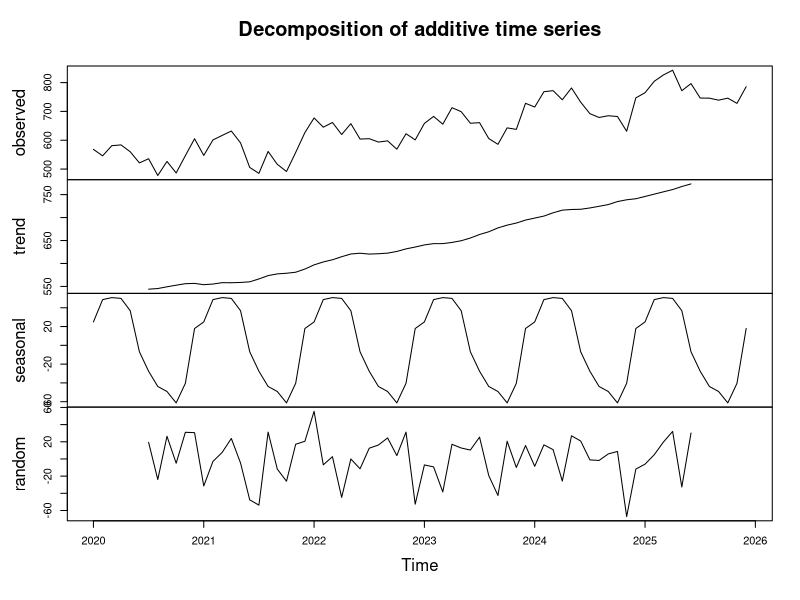
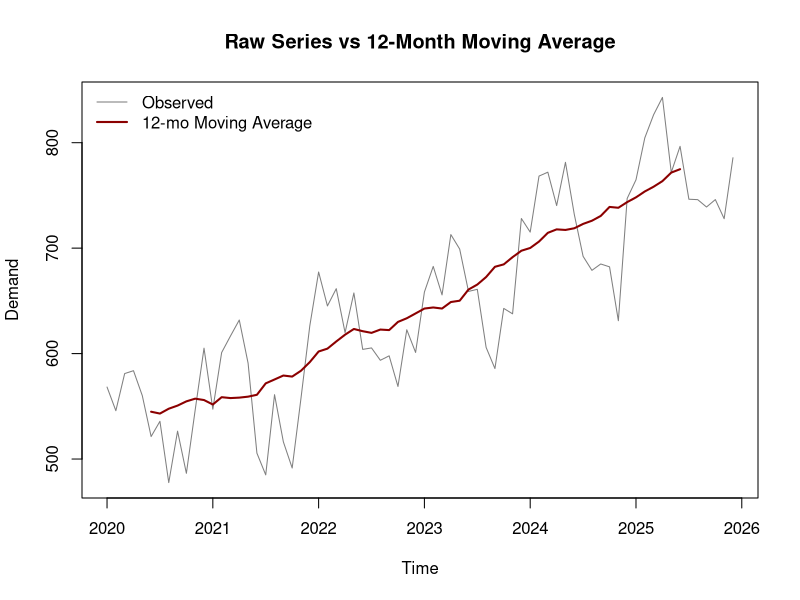
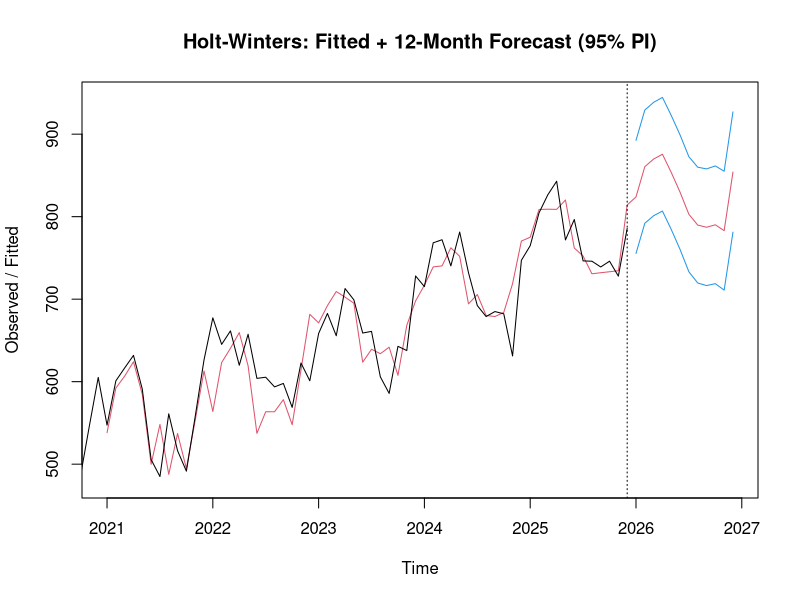
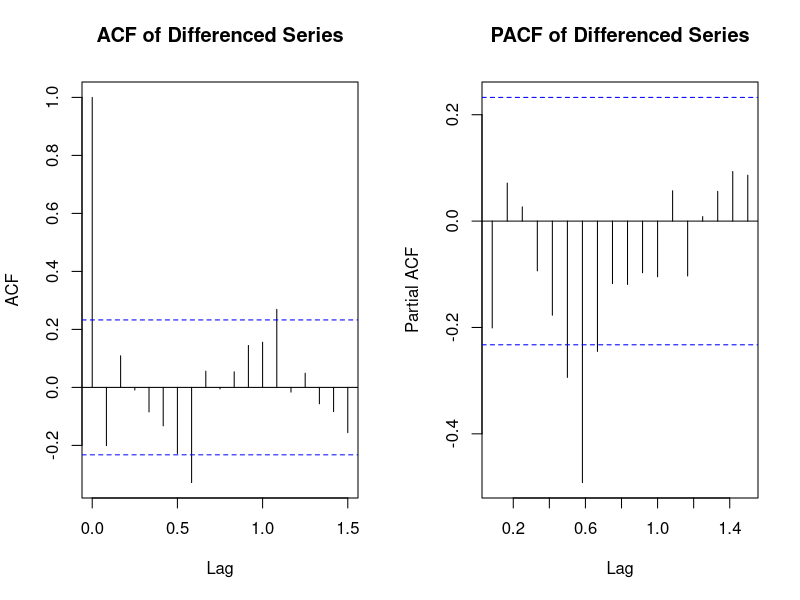
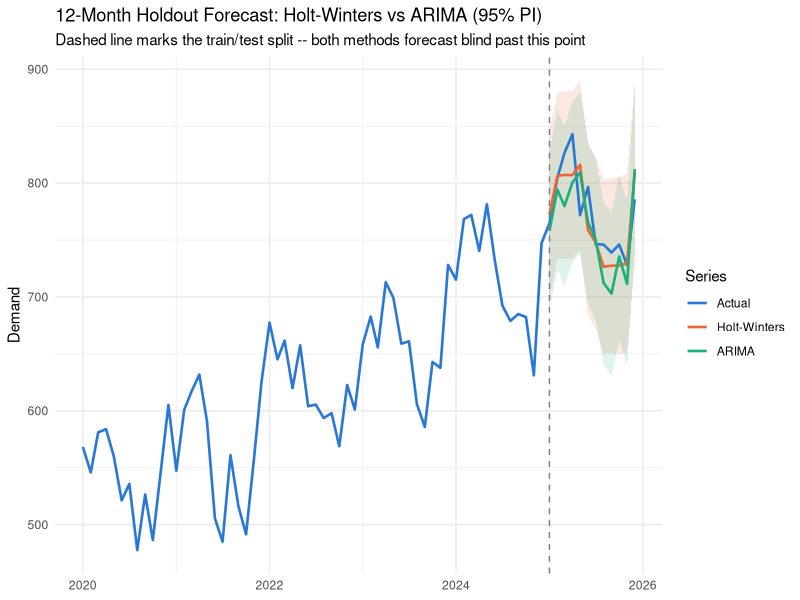

These figures' R source, in order:
# ==============================================================================
# R PROGRAMMING REFRESHER -- PART 6: TIME SERIES FORECASTING TOOLKIT
# ==============================================================================
# Continues the numbering from Part 5 (which ended at Section 47). A
# standalone toolkit -- not tied to the clinical/school/supermarket
# datasets -- covering base-R forecasting from the ground up: what a ts()
# object actually is, three progressively more capable forecasting methods
# (moving average, Holt-Winters exponential smoothing, ARIMA), and how to
# judge which one actually deserves to be trusted, via holdout accuracy
# rather than in-sample fit. Standalone/runnable via Rscript or source().
#
# Only non-base dependency: ggplot2 (already used throughout this repo).
# HoltWinters(), arima(), decompose(), acf()/pacf() all ship in base R's
# `stats` package -- no `forecast`/`fable` install required for any of this.
# ==============================================================================

library(ggplot2)

section <- function(num, title) {
  bar <- paste(rep("=", 78), collapse = "")
  cat("\n", bar, "\n", sep = "")
  cat(sprintf("%2s. %s\n", num, title))
  cat(bar, "\n", sep = "")
}

# ------------------------------------------------------------------------------
section(48, "TIME SERIES OBJECTS -- ts() AND ITS THREE COMPONENTS")
# ------------------------------------------------------------------------------
# A synthetic monthly series with all three classic ingredients: an upward
# TREND, a repeating 12-month SEASONAL pattern, and irreducible NOISE.
set.seed(42)
n_months <- 72   # 6 years of monthly data

t_index  <- 1:n_months
trend    <- 500 + 4 * t_index                 # gentle, steady growth
seasonal <- 60 * sin(2 * pi * t_index / 12)    # repeats every 12 months
noise    <- rnorm(n_months, mean = 0, sd = 25)

demand      <- trend + seasonal + noise
demand_ts   <- ts(demand, start = c(2020, 1), frequency = 12)
demand_dates <- seq(as.Date("2020-01-01"), by = "month", length.out = n_months)

cat("ts() bundles a plain numeric vector with a start time and a FREQUENCY\n")
cat("(observations per cycle -- 12 for monthly data with yearly seasonality).\n")
cat("That frequency is what every function below relies on to find seasonality.\n\n")
cat("First 2 years:\n")
print(window(demand_ts, end = c(2021, 12)))

# decompose() splits an observed series back into its trend/seasonal/random
# parts -- the reverse of how demand_ts was constructed above.
decomposed <- decompose(demand_ts)
plot(decomposed)

cat("\nCompare decomposed$seasonal / $trend against the `seasonal` / `trend`\n")
cat("vectors used to build demand_ts -- decompose() recovers them from the\n")
cat("observed series alone, with no knowledge of how it was generated.\n")

# ------------------------------------------------------------------------------
section(49, "MOVING AVERAGE & NAIVE BASELINES -- WHAT FANCIER METHODS MUST BEAT")
# ------------------------------------------------------------------------------
# A centered 12-month moving average smooths out both the seasonal wiggle and
# the noise, leaving essentially the trend alone.
ma_12 <- filter(demand_ts, filter = rep(1 / 12, 12), sides = 2)

plot(demand_ts, col = "gray50", ylab = "Demand", main = "Raw Series vs 12-Month Moving Average")
lines(ma_12, col = "darkred", lwd = 2)
legend("topleft", legend = c("Observed", "12-mo Moving Average"),
       col = c("gray50", "darkred"), lty = 1, lwd = c(1, 2), bty = "n")

cat("A moving average is descriptive, not predictive on its own -- it has no\n")
cat("value for a month that hasn't happened yet (see the NA gap at each end\n")
cat("of the red line above). It's shown here as a smoothing baseline, not a\n")
cat("forecasting method.\n\n")

# The two baselines every real forecasting method should beat:
#   naive:          forecast = last observed value, repeated
#   seasonal naive:  forecast = the value from exactly one cycle (12 months) ago
last_value    <- tail(demand_ts, 1)
seasonal_naive <- tail(demand_ts, 12)   # this year's 12 values, reused as next year's forecast

cat("Naive forecast (repeat the last value):        ", round(last_value, 1), "\n")
cat("Seasonal naive forecast for next Jan (last Jan):", round(seasonal_naive[1], 1), "\n")
cat("If a sophisticated model can't beat these two simple rules on holdout\n")
cat("data (Section 52), it isn't earning its complexity.\n")

# ------------------------------------------------------------------------------
section(50, "EXPONENTIAL SMOOTHING -- HoltWinters()")
# ------------------------------------------------------------------------------
# Holt-Winters generalizes a moving average into three smoothing weights,
# fit automatically by default: level (alpha), trend (beta), season (gamma).
hw_fit <- HoltWinters(demand_ts)

cat("Fitted smoothing parameters (0 = trust history, 1 = trust only the\n")
cat("newest observation):\n")
cat(sprintf("  alpha (level):  %.3f\n", hw_fit$alpha))
cat(sprintf("  beta  (trend):  %.3f\n", hw_fit$beta))
cat(sprintf("  gamma (season): %.3f\n\n", hw_fit$gamma))

hw_forecast <- predict(hw_fit, n.ahead = 12, prediction.interval = TRUE, level = 0.95)

plot(hw_fit, hw_forecast, main = "Holt-Winters: Fitted + 12-Month Forecast (95% PI)")

cat("Unlike the moving average, Holt-Winters produces genuine forecasts for\n")
cat("months that haven't happened yet, plus a prediction interval around them\n")
cat("(shown as the dashed band above) -- appropriate uncertainty, not a single\n")
cat("point guess.\n")

# ------------------------------------------------------------------------------
section(51, "ARIMA -- MODELING AUTOCORRELATION DIRECTLY")
# ------------------------------------------------------------------------------
# ACF/PACF plots are how you'd normally choose ARIMA's (p,d,q) orders by eye;
# shown here for the differenced series (removing the trend first, since
# ARIMA assumes a roughly stationary series).
diffed <- diff(demand_ts, differences = 1)

par(mfrow = c(1, 2))
acf(diffed,  main = "ACF of Differenced Series")
pacf(diffed, main = "PACF of Differenced Series")
par(mfrow = c(1, 1))

cat("A sharp cutoff in the PACF after lag k suggests an AR(k) term; a sharp\n")
cat("cutoff in the ACF suggests an MA term. In practice this script skips\n")
cat("hand-tuning and fits a reasonable seasonal ARIMA(1,1,1)(1,1,0)[12]\n")
cat("directly -- 1 non-seasonal AR/MA term plus 1 seasonal AR term, both\n")
cat("differenced once to remove trend and seasonal drift respectively.\n\n")

arima_fit <- arima(demand_ts, order = c(1, 1, 1),
                    seasonal = list(order = c(1, 1, 0), period = 12))
print(arima_fit)

arima_forecast <- predict(arima_fit, n.ahead = 12)
arima_upper <- arima_forecast$pred + 1.96 * arima_forecast$se
arima_lower <- arima_forecast$pred - 1.96 * arima_forecast$se

cat("\nARIMA's forecast and its prediction interval both come from the same\n")
cat("model object (predict()'s $pred and $se) -- no separate smoothing step\n")
cat("the way Holt-Winters needed.\n")

# ------------------------------------------------------------------------------
section(52, "COMPARING METHODS -- HOLDOUT ACCURACY, NOT IN-SAMPLE FIT")
# ------------------------------------------------------------------------------
# The only fair test: fit each method on the past, forecast the next 12
# months BLIND, and score against what actually happened. Fitting and
# scoring on the same data (in-sample fit) flatters every method equally
# and answers a different, less useful question.
train_ts <- window(demand_ts, end = c(2024, 12))
test_ts  <- window(demand_ts, start = c(2025, 1))
h        <- length(test_ts)   # 12-month holdout

naive_seasonal_fc <- as.numeric(window(train_ts, start = c(2024, 1), end = c(2024, 12)))

hw_train_fit <- HoltWinters(train_ts)
hw_train_fc  <- as.numeric(predict(hw_train_fit, n.ahead = h))

arima_train_fit <- arima(train_ts, order = c(1, 1, 1),
                          seasonal = list(order = c(1, 1, 0), period = 12))
arima_train_pred <- predict(arima_train_fit, n.ahead = h)
arima_train_fc    <- as.numeric(arima_train_pred$pred)
arima_train_se    <- as.numeric(arima_train_pred$se)

accuracy_fun <- function(actual, forecast) {
  c(RMSE = sqrt(mean((actual - forecast)^2)), MAE = mean(abs(actual - forecast)))
}

accuracy_tbl <- rbind(
  data.frame(Method = "Seasonal Naive", t(accuracy_fun(as.numeric(test_ts), naive_seasonal_fc))),
  data.frame(Method = "Holt-Winters",   t(accuracy_fun(as.numeric(test_ts), hw_train_fc))),
  data.frame(Method = "ARIMA",          t(accuracy_fun(as.numeric(test_ts), arima_train_fc)))
)
accuracy_tbl$RMSE <- round(accuracy_tbl$RMSE, 2)
accuracy_tbl$MAE  <- round(accuracy_tbl$MAE, 2)
accuracy_tbl <- accuracy_tbl[order(accuracy_tbl$RMSE), ]

cat("--- 12-MONTH HOLDOUT ACCURACY (trained through 2024-12, tested on 2025) ---\n")
print(accuracy_tbl, row.names = FALSE)
cat(sprintf("\nBest method on this holdout: %s\n", accuracy_tbl$Method[1]))

# Visual companion to the table above -- actual vs each method's forecast
# over the holdout window, with 95% prediction intervals shown as a ribbon.
plot_df <- data.frame(
  Date   = demand_dates,
  Series = "Actual",
  Value  = as.numeric(demand_ts),
  Lower  = NA, Upper = NA
)

test_dates <- tail(demand_dates, h)

# Holt-Winters prediction interval, computed the same way predict() did in Section 50
hw_train_pi <- predict(hw_train_fit, n.ahead = h, prediction.interval = TRUE, level = 0.95)

forecast_df <- rbind(
  data.frame(Date = test_dates, Series = "Holt-Winters", Value = hw_train_fc,
             Lower = as.numeric(hw_train_pi[, "lwr"]), Upper = as.numeric(hw_train_pi[, "upr"])),
  data.frame(Date = test_dates, Series = "ARIMA", Value = arima_train_fc,
             Lower = arima_train_fc - 1.96 * arima_train_se,
             Upper = arima_train_fc + 1.96 * arima_train_se)
)

full_plot_df <- rbind(plot_df, forecast_df)
full_plot_df$Series <- factor(full_plot_df$Series, levels = c("Actual", "Holt-Winters", "ARIMA"))

series_colors <- c(Actual = "#2a78d6", "Holt-Winters" = "#eb6834", ARIMA = "#1baf7a")

forecast_comparison_plot <- ggplot(full_plot_df, aes(x = Date, y = Value, color = Series)) +
  geom_ribbon(data = subset(full_plot_df, Series != "Actual"),
              aes(ymin = Lower, ymax = Upper, fill = Series), alpha = 0.15, color = NA) +
  geom_line(linewidth = 0.9) +
  geom_vline(xintercept = test_dates[1], linetype = "dashed", color = "gray50") +
  scale_color_manual(values = series_colors) +
  scale_fill_manual(values = series_colors, guide = "none") +
  labs(title = "12-Month Holdout Forecast: Holt-Winters vs ARIMA (95% PI)",
       subtitle = "Dashed line marks the train/test split -- both methods forecast blind past this point",
       x = NULL, y = "Demand", color = "Series", fill = "Series") +
  theme_minimal()

print(forecast_comparison_plot)

cat("\n", paste(rep("=", 78), collapse = ""), "\n", sep = "")
cat("PART 6 COMPLETE.\n")
